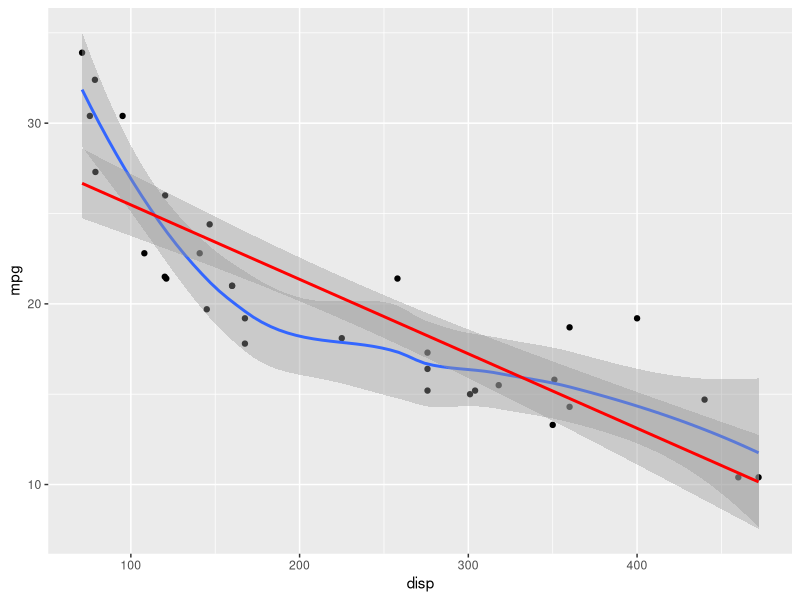
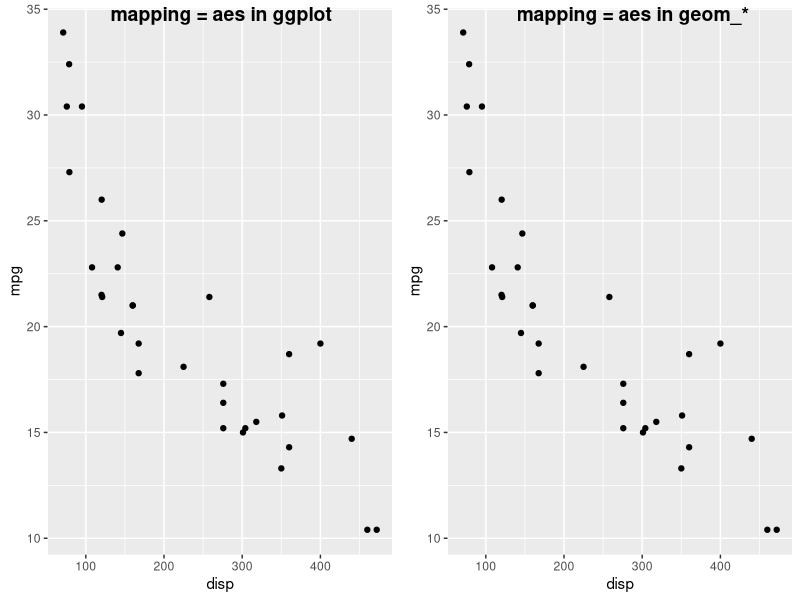
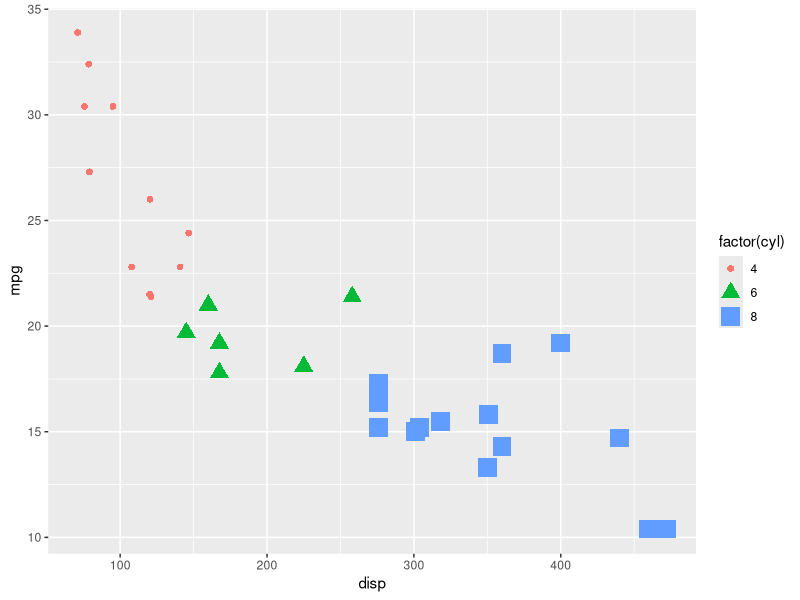
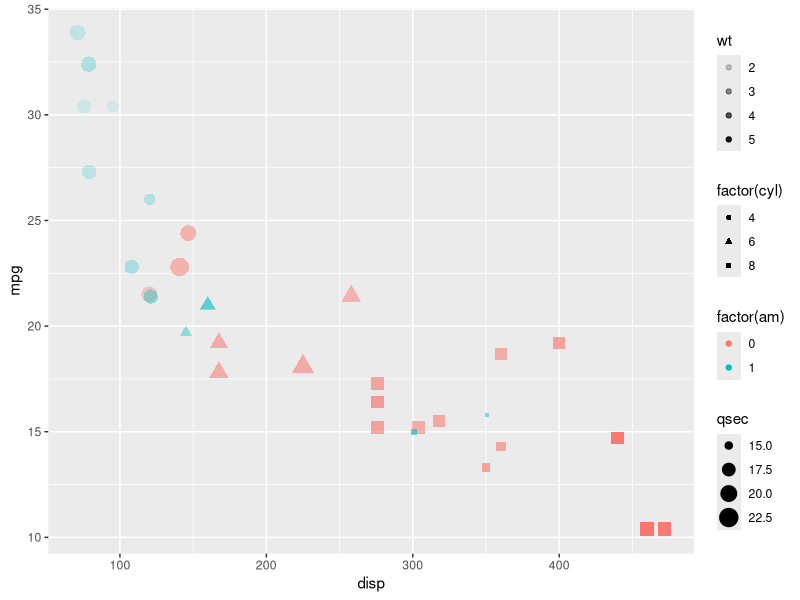
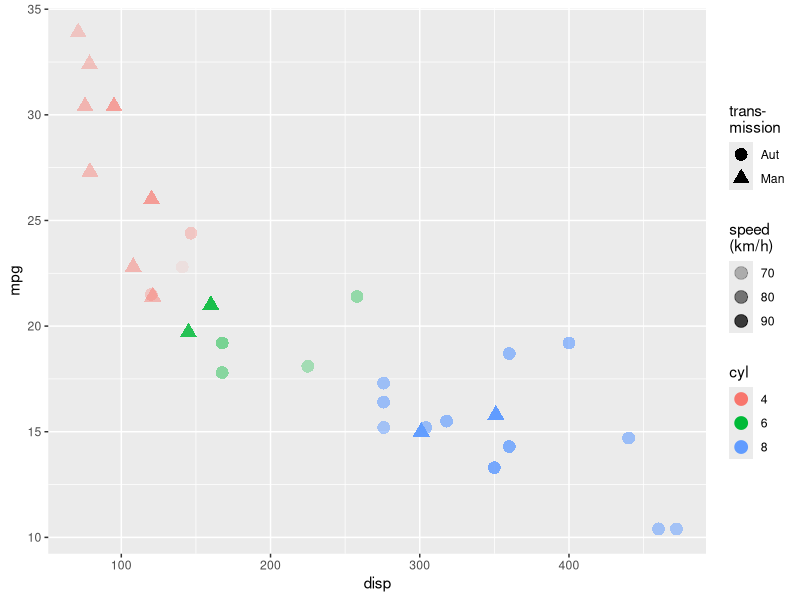
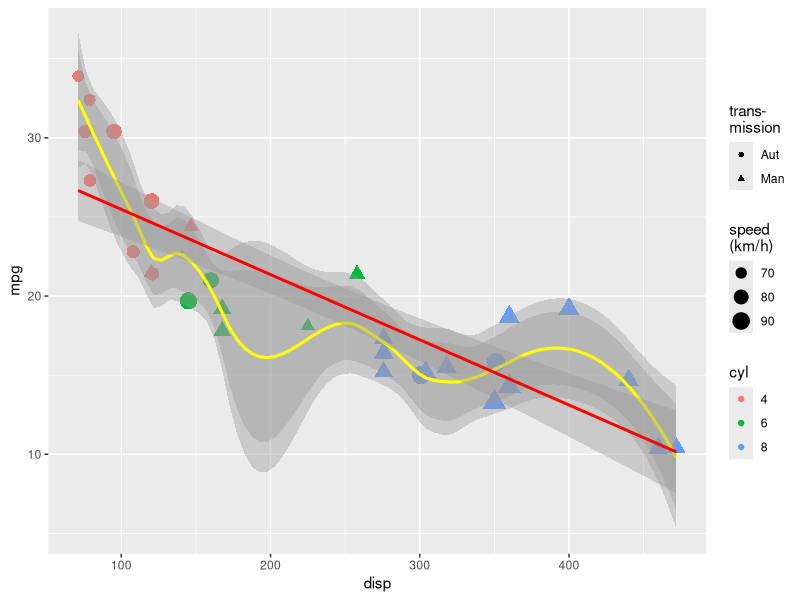
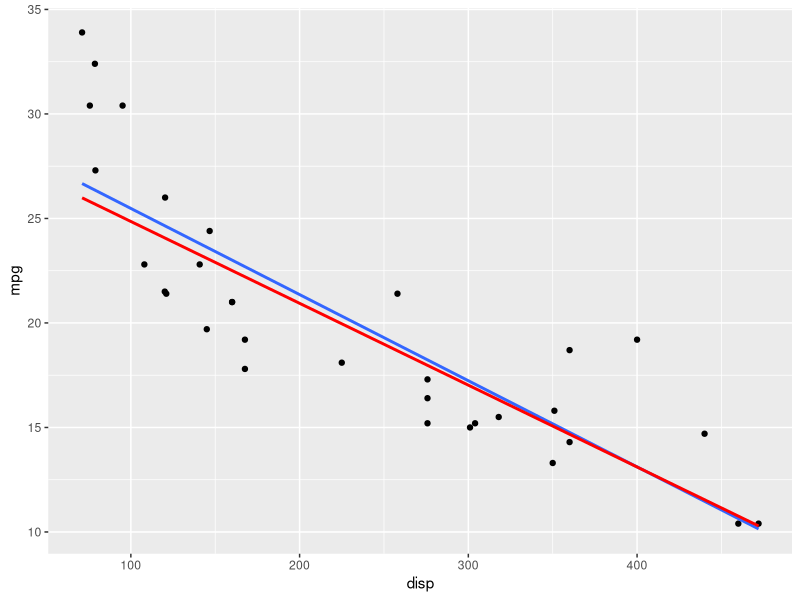
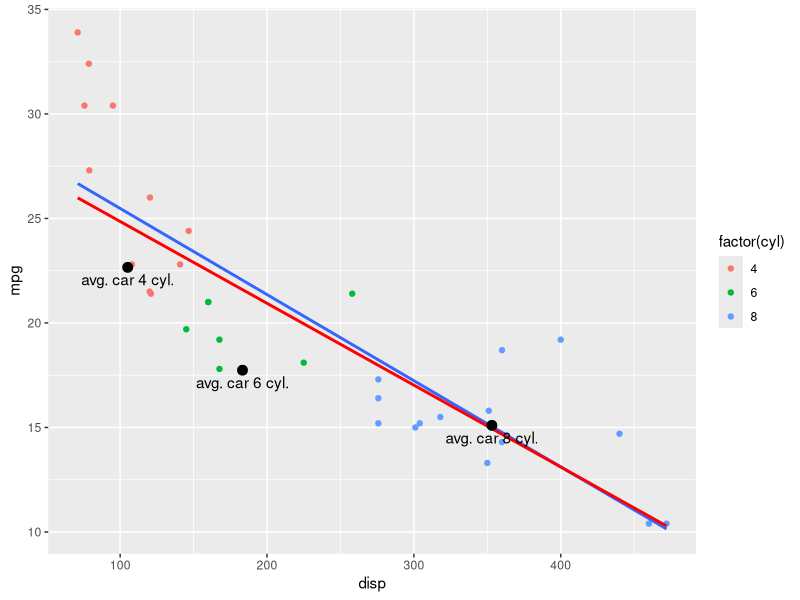

Here is the R script that generated these plots, in order:
## ---- chunk 1
#| label: setup
#| echo: false
#| output: false
#| message: false
library(tidyverse)
library(ggpubr)
## ---- chunk 2
ggplot(
  data = mtcars, 
  mapping = aes(x = disp, y = mpg)
  ) + 
  geom_point() + 
  geom_smooth(level = 0.99) + 
  geom_smooth(method = lm, colour = "red")
## ---- chunk 3
gg1 <-   ggplot(data = mtcars, mapping = aes(x = disp, y = mpg)) +
  geom_point()

gg2 <-   ggplot(data = mtcars) + 
  geom_point(mapping = aes(x = disp, y = mpg))

ggarrange(gg1, gg2, labels = c
          ("mapping = aes in ggplot", 
            "mapping = aes in geom_*"
            ),
          nrow = 1)
## ---- chunk 4
ggplot(data = mtcars, mapping = aes
       (x = disp, y = mpg, 
         shape = factor(cyl), 
         size = factor (cyl), 
         colour = factor(cyl))) + 
  geom_point()
## ---- chunk 5
ggplot() + 
  geom_point(data = mtcars, mapping = aes
       (x = disp, y = mpg, 
         shape = factor(cyl), 
         size = qsec, 
         colour = factor(am),
         alpha = wt))
## ---- chunk 6
ggplot() +
  geom_point(
    data = mtcars,
    mapping = aes(
      x = disp, 
      y = mpg, 
      colour = factor(cyl),
      alpha = 3.6*(0.25*1609.347)/qsec,
      shape = factor(ifelse(am, "Man", "Aut"))
      ),
    size = 4
    ) +
  labs(
    colour = "cyl", 
    alpha = "speed\n(km/h)", 
    shape = "trans-\nmission")
## ---- chunk 7
ggplot() +
  geom_point(
    data = mtcars,
    mapping = aes(
      x = disp,
      y = mpg, 
      colour = factor(cyl), 
      size = 3.6*(0.25*1609.347)/qsec, 
      shape = factor(
        # Note codeing am
        # 0 automatic, 1 manual
        ifelse(
          am, 
          "Aut", 
          "Man"
          )
        )
      )
    ) +
  labs(
    colour = "cyl", 
    size = "speed\n(km/h)", 
    shape = "trans-\nmission"
    ) +
  geom_smooth(
    data = mtcars, 
    mapping = aes(x = disp, y = mpg), 
    colour = "yellow", 
    span = 0.375,
    level = 0.99
    ) +
   geom_smooth(
    data = mtcars, 
    mapping = aes(x = disp, y = mpg), 
    colour = "yellow", 
    span = 0.375,
    level = 0.95
    ) +
  geom_smooth(
    data = mtcars, 
    mapping = aes(x = disp, y = mpg),
    method = lm,
    colour = "red"
  )
## ---- chunk 8
ggplot(
  data = mtcars, 
  mapping = aes(
    x = disp, 
    y = mpg
    )
  ) +
  geom_point() +
  geom_smooth(
    method = "lm", 
    se = FALSE
    ) +
  # robust lm
  geom_smooth(
    method = MASS::rlm, 
    colour = 'Red', 
    se = FALSE
    )
## ---- chunk 9
## create tibble from scratch
df_mean <-   tibble(
  cyl = c("avg. car 4 cyl.", "avg. car 6 cyl.", "avg. car 8 cyl."), 
  mpg = c(22.66, 17.74, 15.10), 
  disp = c(105.14, 183.31, 353.10)
  )
df_mean
## ---- chunk 10
ggplot(
  data = mtcars, 
  mapping = aes(x = disp, y = mpg)
  ) +
  geom_point(
    mapping = aes(colour = factor(cyl))
    ) +
  geom_smooth(
    method = "lm", 
    se = FALSE
    ) +
  geom_smooth(
    method = MASS::rlm, 
    colour = 'Red', 
    se = FALSE
    ) +
  geom_point(
    data = df_mean, 
    mapping = aes(x = disp, y = mpg), 
    colour = "black", 
    size = 3
    ) +
  geom_text(
    data = df_mean, 
    mapping = aes(x = disp, y = mpg, label = cyl), 
    colour = "black", 
    vjust = 1.5
    )
## ---- chunk 11
ggplot(
  data = mtcars, 
  mapping = aes(
    x = hp, 
    y = 1609.347/(2*qsec^2)
    )
  ) +
  facet_wrap(~cut_number(wt, n =3)) +
  geom_point(
    aes(colour = cut_number(
      wt, 
      n = 3)
      )
    ) +
  geom_smooth(
    method = "lm", 
    mapping = aes(colour = cut_number(wt, n = 3)),
    se = FALSE
    )
## ---- chunk 12
#new dataframe to use for the grey points
hp_acc <- data.frame(
  hp = mtcars$hp, 
  acc = 1609.347/(2*mtcars$qsec^2)
  )

ggplot(
  data = mtcars, 
  mapping = aes(x = hp, y = 1609.347/(2*qsec^2))
  ) +
  geom_point(
    data = hp_acc, 
    mapping = aes(x = hp, y = acc), colour = "grey80"
    ) +
  facet_wrap(
    ~cut_number(
      wt, 
      n =3 , 
      labels = c("Light", "Medium", "Heavy")
      )
    ) +
  geom_point(
    mapping = aes(colour = cut_number(
      wt, 
      n = 3, 
      labels = c("Light", "Medium", "Heavy")
      )
      ),
    show.legend = TRUE
    ) +
  geom_smooth(
    method = "lm", 
    se = FALSE
    ) +
  labs(
    y = "Mean acceleration (m/s^2)", 
    colour = "Weight"
    )
## ---- chunk 13
ggplot(
  data = mtcars, 
  mapping = aes(x = hp, y = 1609.347/(2*qsec^2))
  ) +
  geom_point(
    data = hp_acc, 
    mapping = aes(x = hp, y = acc), 
    colour = "grey80"
    ) +
  facet_grid(
    factor(cyl)~cut_number(
      wt, 
      n =3 , 
      labels = c("Light", "Medium", "Heavy"))
    ) +
  geom_point(
    mapping = aes(
      colour = cut_number(
        wt, 
        n = 3, 
        labels = c("Light", "Medium", "Heavy")
        )
      ),
    show.legend = FALSE
    ) +
  geom_smooth(
    method = "lm", 
    se = FALSE
    ) +
  labs(
    y = "Mean acceleration", 
    colour = "Weight"
    )
